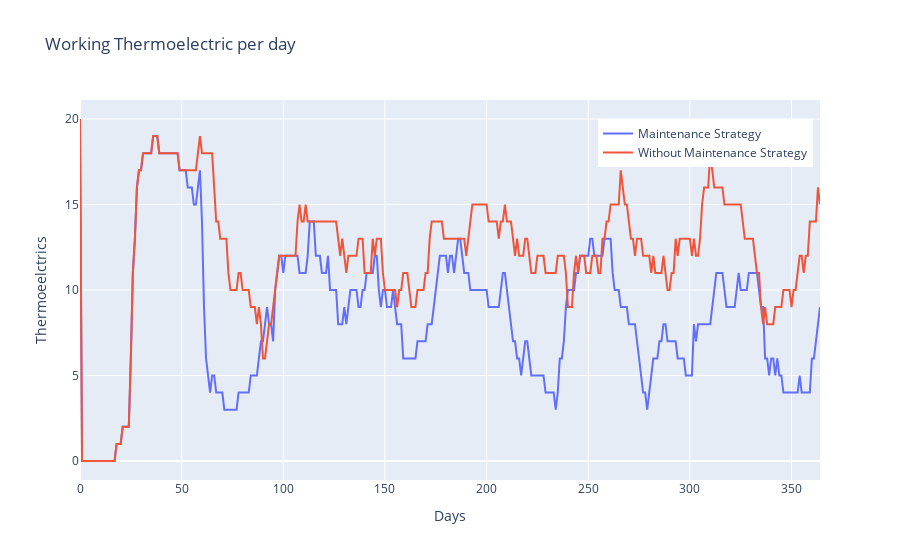
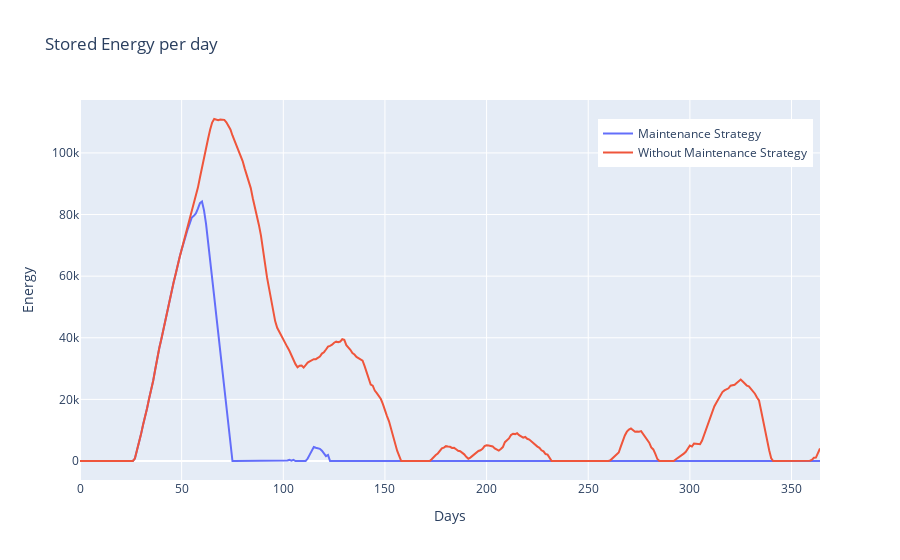

Notebook cell for these charts, in order:
### Markdown cell above
# Maintenance VS Non Maintenance

### Code cell
list_of_days = list(range(0, days))
fig_comparison_working_thermoelectrics = go.Figure()
fig_comparison_working_thermoelectrics.add_trace(
    go.Scatter(
        x=list_of_days,
        y=working_thermoelectrics_maintenance_heuristic,
        mode="lines",
        name="Maintenance Strategy",
    )
)

fig_comparison_working_thermoelectrics.add_trace(
    go.Scatter(
        x=list_of_days,
        y=working_thermoelectrics_without_strategy,
        mode="lines",
        name="Without Maintenance Strategy",
    )
)

fig_comparison_energy = go.Figure()

fig_comparison_energy.add_trace(
    go.Scatter(
        x=list_of_days,
        y=stored_per_day_maintenance_heuristic,
        mode="lines",
        name="Maintenance Strategy",
    )
)

fig_comparison_energy.add_trace(
    go.Scatter(
        x=list_of_days,
        y=stored_energy_without_strategy,
        mode="lines",
        name="Without Maintenance Strategy",
    )
)

fig_comparison_deficit = go.Figure()

fig_comparison_deficit.add_trace(
    go.Scatter(
        x=list_of_days,
        y=deficit_per_day_maintenance_heuristic,
        mode="lines",
        name="Maintenance Strategy",
    )
)

fig_comparison_deficit.add_trace(
    go.Scatter(
        x=list_of_days,
        y=deficit_per_day_without_strategy,
        mode="lines",
        name="Without Maintenance Strategy",
    )
)

fig_comparison_working_thermoelectrics.update_layout(
    title="Working Thermoelectric per day",
    xaxis_title="Days",
    yaxis_title="Thermoeelctrics",
    legend=dict(x=0.7, y=0.95),
    showlegend=True,
)


fig_comparison_energy.update_layout(
    title="Stored Energy per day",
    xaxis_title="Days",
    yaxis_title="Energy",
    legend=dict(x=0.7, y=0.95),
    showlegend=True,
)


fig_comparison_deficit.update_layout(
    title="Deficit per day",
    xaxis_title="Days",
    yaxis_title="Energy",
    legend=dict(x=0.7, y=0.95),
    showlegend=True,
)

fig_comparison_working_thermoelectrics.show()
fig_comparison_energy.show()
fig_comparison_deficit.show()

### Figure 1 — Plotly figure (JSON) as saved in the notebook; plotly's stock layout.template omitted (floating-point values rounded to 4 significant figures; data arrays with more than 128 entries replaced by an {"elided": "..."} marker saying what was removed)
{"data": [{"mode": "lines", "name": "Maintenance Strategy", "type": "scatter", "x": {"elided": "365 int values"}, "y": {"elided": "366 int values"}}, {"mode": "lines", "name": "Without Maintenance Strategy", "type": "scatter", "x": {"elided": "365 int values"}, "y": {"elided": "366 int values"}}], "layout": {"legend": {"x": 0.7, "y": 0.95}, "showlegend": true, "title": {"text": "Working Thermoelectric per day"}, "xaxis": {"title": {"text": "Days"}}, "yaxis": {"title": {"text": "Thermoeelctrics"}}}}

### Figure 2 — Plotly figure (JSON) as saved in the notebook; plotly's stock layout.template omitted (floating-point values rounded to 4 significant figures; data arrays with more than 128 entries replaced by an {"elided": "..."} marker saying what was removed)
{"data": [{"mode": "lines", "name": "Maintenance Strategy", "type": "scatter", "x": {"elided": "365 int values"}, "y": {"elided": "366 float values"}}, {"mode": "lines", "name": "Without Maintenance Strategy", "type": "scatter", "x": {"elided": "365 int values"}, "y": {"elided": "366 float values"}}], "layout": {"legend": {"x": 0.7, "y": 0.95}, "showlegend": true, "title": {"text": "Stored Energy per day"}, "xaxis": {"title": {"text": "Days"}}, "yaxis": {"title": {"text": "Energy"}}}}
